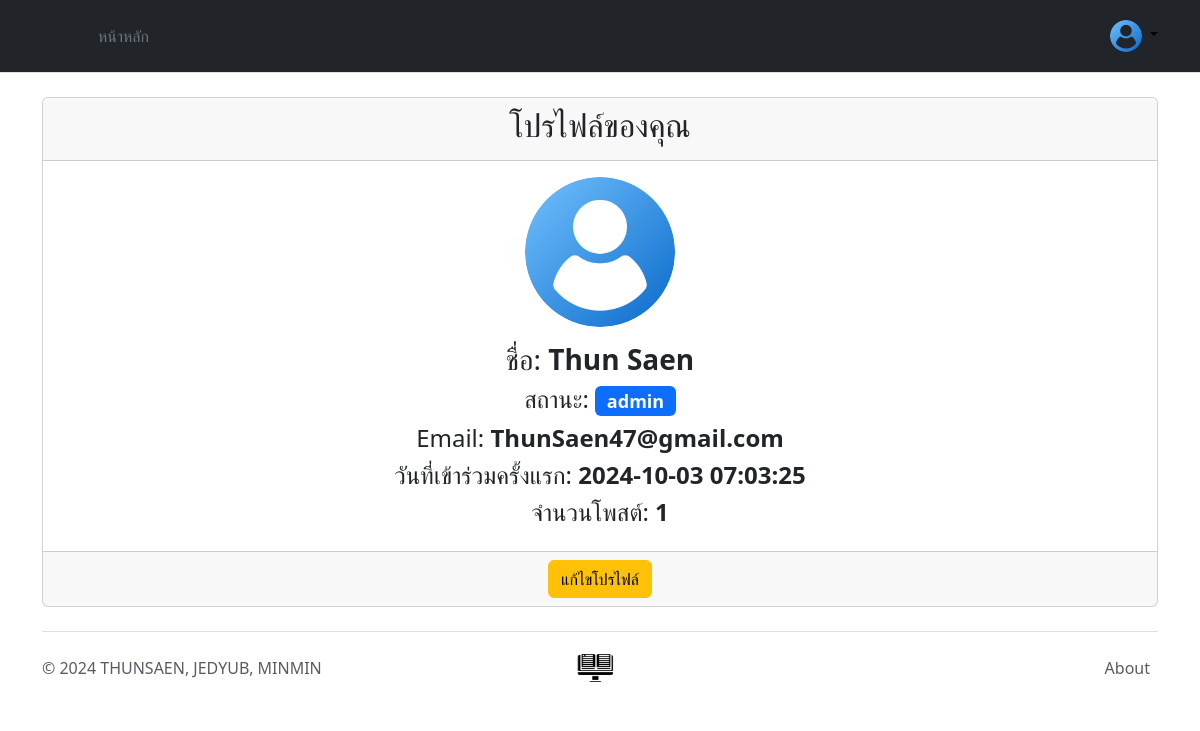
The page /_page/profile.php (signed in) on the database its author committed.
### tables this page shows
CREATE TABLE `user` (
  `user_id` int(11) NOT NULL,
  `first_name` varchar(255) NOT NULL,
  `last_name` varchar(255) NOT NULL,
  `email` varchar(255) NOT NULL,
  `password` varchar(255) NOT NULL,
  `role` varchar(10) NOT NULL DEFAULT 'member',
  `created_at` datetime NOT NULL DEFAULT current_timestamp()
);

### _page/profile.php (the view, shortened to what this page needs)
<?php
include('../includes/header.php');
require_once('../includes/db.php');
$email = $_SESSION['email'];
$query = "SELECT first_name, last_name, role, created_at FROM user WHERE email = ?";
$stmt = $conn->prepare($query);
$stmt->bind_param("s", $email);
$stmt->execute();
$result = $stmt->get_result();
if ($result->num_rows > 0) {
    $user = $result->fetch_assoc();
} else {
    echo "ไม่พบข้อมูลผู้ใช้";
    exit;
}
$query_posts = "SELECT COUNT(*) as post_count FROM post WHERE user_id = (SELECT user_id FROM user WHERE email = ?)";
$stmt_posts = $conn->prepare($query_posts);
$stmt_posts->bind_param("s", $email);
$stmt_posts->execute();
$result_posts = $stmt_posts->get_result();
$post_data = $result_posts->fetch_assoc();
$post_count = $post_data['post_count'];
?>
<div class="container mt-4">
    <div class="card">
        <div class="card-header text-center">
            <h2>โปรไฟล์ของคุณ</h2>
        </div>
        <div class="card-body text-center">
            <img src="../images/profile.png" alt="รูปโปรไฟล์" class="img-fluid rounded-circle mb-3" style="width: 150px; height: 150px;">
            <h3>ชื่อ: <strong><?php echo htmlspecialchars($user['first_name']); ?></strong>
                    <strong><?php echo htmlspecialchars($user['last_name']); ?></strong></h3>
            <h4>สถานะ: <span class="badge bg-primary"><?php echo htmlspecialchars($user['role']); ?></span></h4>
            <h4>Email: <strong><?php echo htmlspecialchars($email); ?></strong></h4>
            <h4>วันที่เข้าร่วมครั้งแรก: <strong><?php echo htmlspecialchars($user['created_at']); ?></strong></h4>
            <h4>จำนวนโพสต์: <strong><?php echo htmlspecialchars($post_count); ?></strong></h4>
        </div>
        <div class="card-footer text-center">
            <a href="../_page/edit_profile.php" class="btn btn-warning">แก้ไขโปรไฟล์</a>
        </div>
    </div>
</div>
<?php
    include('../includes/footer.php');
?>

### rows shown on the page
user: first_name "Thun", last_name "Saen", role "admin", created_at "2024-10-03 07:03:25"

### other values the page prints
$email "ThunSaen47@gmail.com"
$post_count "1"
